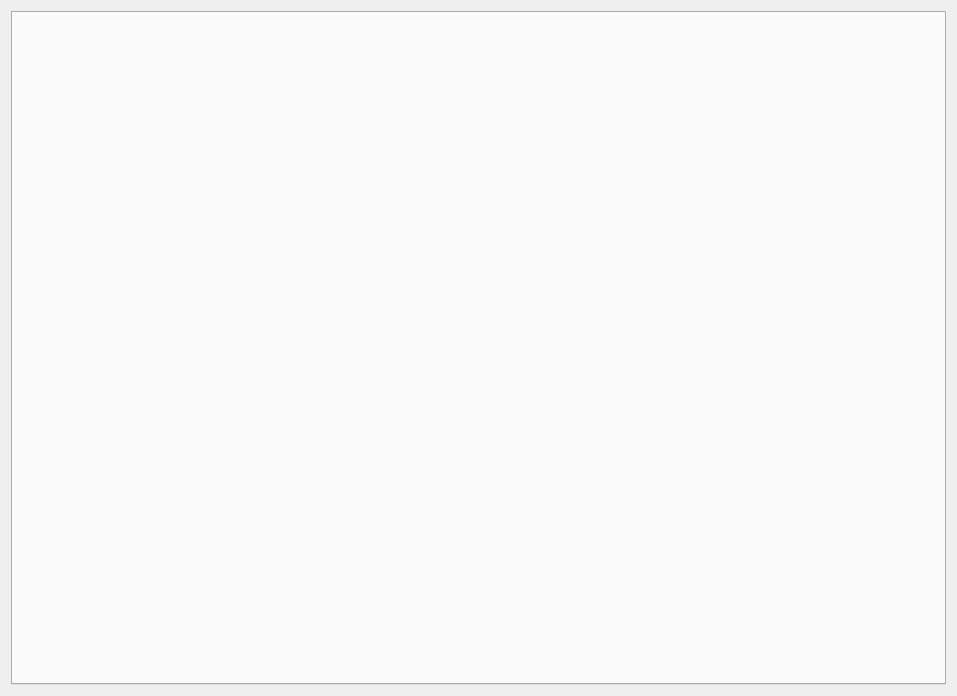
<?xml version="1.0" encoding="UTF-8"?>
<ui version="4.0">
 <class>DataBaseEditor</class>
 <widget class="QWidget" name="DataBaseEditor">
  <property name="geometry">
   <rect>
    <x>0</x>
    <y>0</y>
    <width>957</width>
    <height>696</height>
   </rect>
  </property>
  <property name="windowTitle">
   <string>Form</string>
  </property>
  <layout class="QGridLayout" name="gridLayout">
   <item row="0" column="0">
    <widget class="QTabWidget" name="tabWidgetTables">
     <property name="currentIndex">
      <number>-1</number>
     </property>
    </widget>
   </item>
  </layout>
 </widget>
 <resources/>
 <connections/>
</ui>
